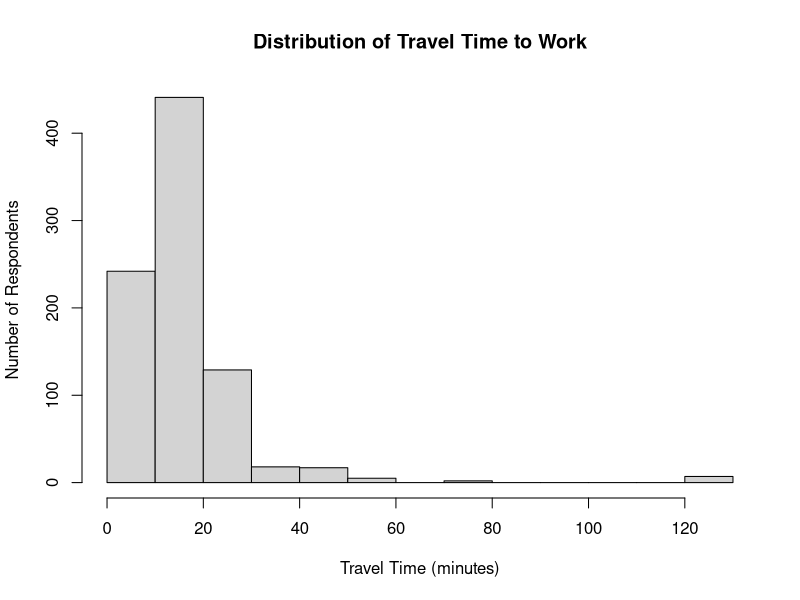
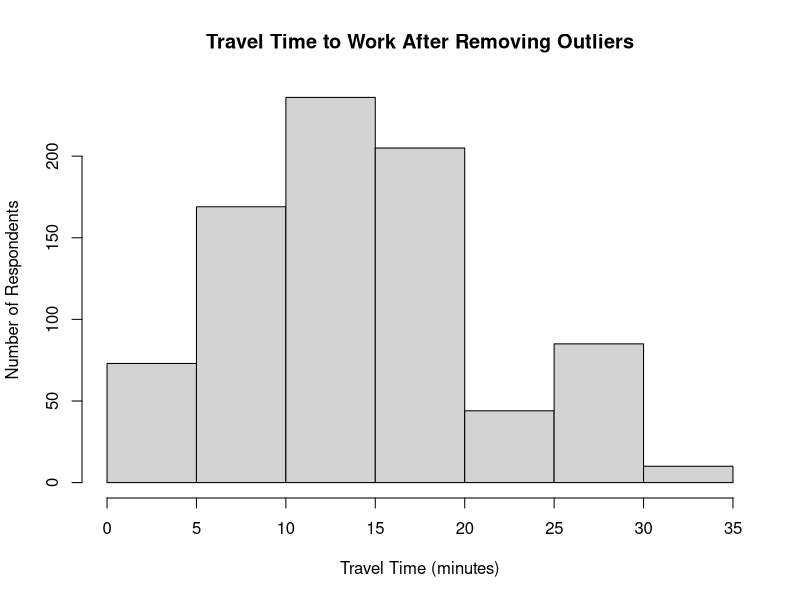

Reproduce these figures in R, in order.
## ---- chunk 1
ne_work_commute <- read.csv("travel-time-31109.csv")
head(ne_work_commute, n=10)
## ---- chunk 2
dim(ne_work_commute)
## ---- chunk 3
mean(ne_work_commute$TRANTIME)
## ---- chunk 4
median(ne_work_commute$TRANTIME)
## ---- chunk 5
var(ne_work_commute$TRANTIME)
## ---- chunk 6
sd(ne_work_commute$TRANTIME)
## ---- chunk 7
summary(ne_work_commute$TRANTIME)
## ---- chunk 8
hist(
  ne_work_commute$TRANTIME,
  main = "Distribution of Travel Time to Work",
  xlab = "Travel Time (minutes)",
  ylab = "Number of Respondents"
)
## ---- chunk 9
ne_summary <- summary(ne_work_commute$TRANTIME)

iqr <- IQR(ne_work_commute$TRANTIME)

q1 <- as.numeric(ne_summary[2])
q3 <- as.numeric(ne_summary[5])
iqr
## ---- chunk 10
lower_bound <- q1 - 1.5 * iqr
upper_bound <- q3 + 1.5 * iqr

lower_bound
upper_bound
## ---- chunk 11
filtered_travel_time <- ne_work_commute$TRANTIME[
  ne_work_commute$TRANTIME >= lower_bound &
  ne_work_commute$TRANTIME <= upper_bound
]
## ---- chunk 12
hist(
  filtered_travel_time,
  main = "Travel Time to Work After Removing Outliers",
  xlab = "Travel Time (minutes)",
  ylab = "Number of Respondents"
)
## ---- chunk 13
filtered_summary <- data.frame(
  Statistic = c(
    "Mean",
    "Median",
    "Variance",
    "Standard Deviation"
  ),
  Value = c(
    mean(filtered_travel_time),
    median(filtered_travel_time),
    var(filtered_travel_time),
    sd(filtered_travel_time)
  )
)

knitr::kable(
  filtered_summary,
  digits = 2,
  col.names = c("Statistic", "Value"),
  caption = "Summary Statistics After Removing Outliers"
)
## ---- chunk 14
original_stats <- c(
  Mean = mean(ne_work_commute$TRANTIME),
  Median = median(ne_work_commute$TRANTIME),
  Variance = var(ne_work_commute$TRANTIME),
  SD = sd(ne_work_commute$TRANTIME)
)

filtered_stats <- c(
  Mean = mean(filtered_travel_time),
  Median = median(filtered_travel_time),
  Variance = var(filtered_travel_time),
  SD = sd(filtered_travel_time)
)

rbind(
  Original = original_stats,
  Filtered = filtered_stats
)
## ---- chunk 15
mu <- mean(filtered_travel_time)
sigma <- sd(filtered_travel_time)

mu
sigma
## ---- chunk 16
p_less_10 <- pnorm(
  10,
  mean = mu,
  sd = sigma
)

p_less_10
## ---- chunk 17
p_10_20 <- pnorm(
  20,
  mean = mu,
  sd = sigma
) -
  pnorm(
    10,
    mean = mu,
    sd = sigma
  )

p_10_20
## ---- chunk 18
p_greater_20 <- 1 - pnorm(
  20,
  mean = mu,
  sd = sigma
)

p_greater_20
